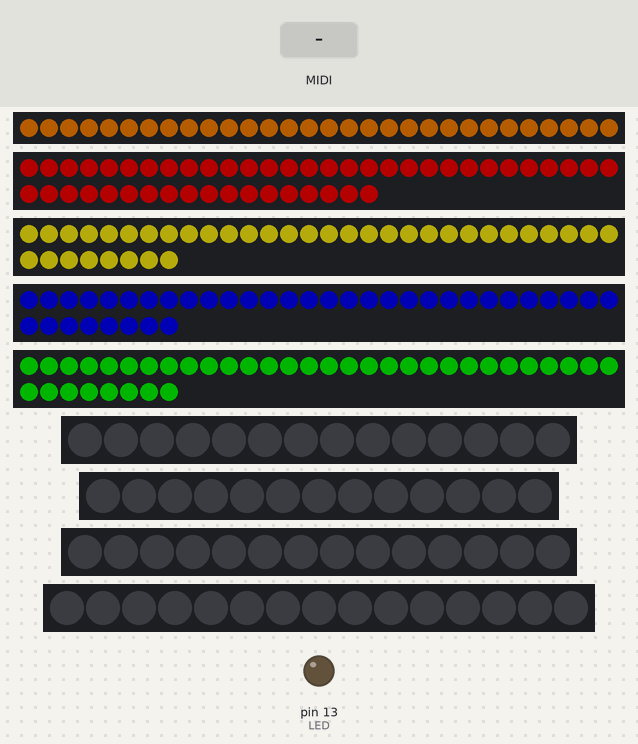
The sketch below on a simulated Arduino Uno, built with avr-gcc and run on an emulated ATmega328P. Shown: 30 RGB LEDs in strip order, left to right, 48 RGB LEDs in strip order, left to right, continuing on the next row, 3 × 38 RGB LEDs in strip order, left to right, continuing on the next row, 2 × 14 RGB LEDs in strip order, left to right, 13 RGB LEDs in strip order, left to right, 15 RGB LEDs in strip order, left to right, output pins drawn as LEDs (lit = HIGH). The inputs (shaded band) are chosen by the test bench. Dim RGB values are drawn brighter than linear; MIDI output is not drawn.

Above: at 1.3 s.
1.4 s: MIDI note 48 received
At 1.56 s:
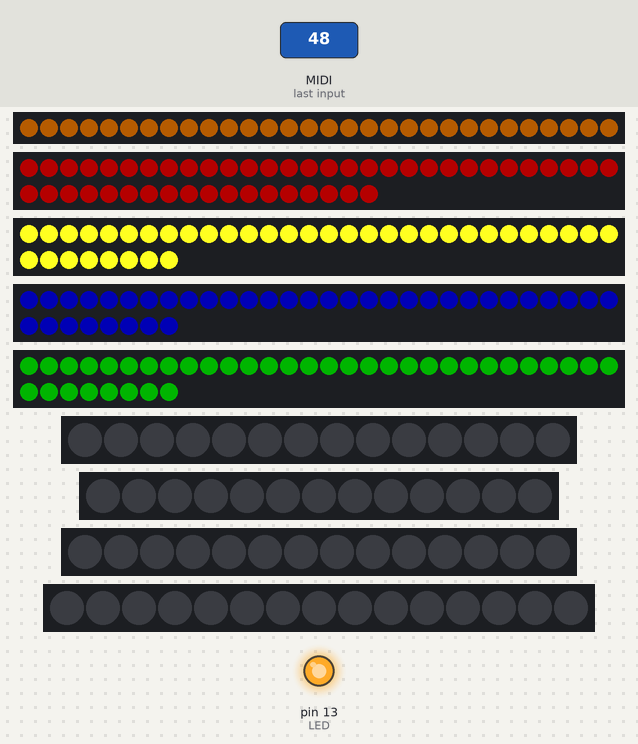
3.2 s: MIDI note 36 received
At 3.35 s:
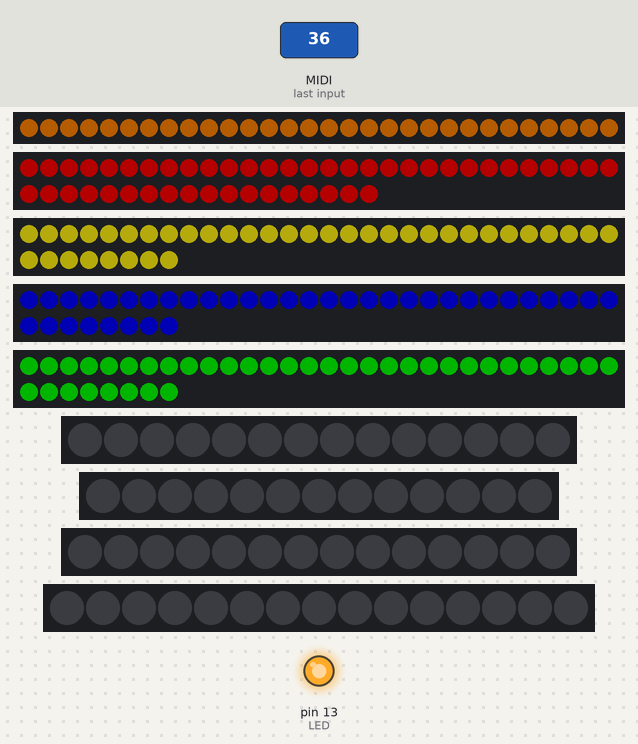
Timing chart, 0 to 6.2 s (numbered marks = the images above; inputs shaded):
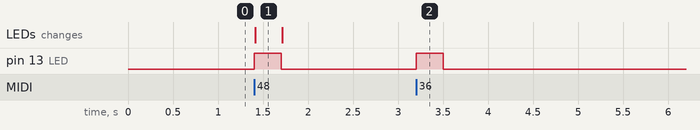

The sketch:

drumlights.ino
```cpp
#include <MIDI.h>  // Add Midi Library
#include "midi_notenums.h"
MIDI_CREATE_DEFAULT_INSTANCE();

#include "FastLED.h"

#define LED 13    // Arduino Board LED is on Pin 13
#define NUM_LEDS 38

CRGB kick_leds[NUM_LEDS_KICK];
CRGB snare_leds[NUM_LEDS_SNARE];
CRGB tom1_leds[NUM_LEDS_TOM1];
CRGB tom2_leds[NUM_LEDS_TOM2];
CRGB tom3_leds[NUM_LEDS_TOM3];
CRGB hhat_leds[NUM_LEDS_HHAT];
CRGB crash1_leds[NUM_LEDS_CRASH1];
CRGB crash2_leds[NUM_LEDS_CRASH2];
CRGB ride_leds[NUM_LEDS_RIDE];

void lightLEDs(CRGB leds[], int num_leds, int r, int g, int b) {
  for (int led=0; led<num_leds; led++) {
    leds[led].setRGB(r, g, b);
  }
  FastLED.show();
}

unsigned long t_last_action;
bool on;

void MyHandleNoteOn(byte channel, byte note, byte velocity) {
  digitalWrite(LED, HIGH);  //Turn system LED on

  t_last_action = millis();

  if (!on) {
    resetAllLEDs();
  }

  if (note == NOTENUM_KICK) {
    lightLEDs(kick_leds, NUM_LEDS_KICK, 255, 128, 32);
  }
  if (note == NOTENUM_SNARE) {
    lightLEDs(snare_leds, NUM_LEDS_SNARE, 255, 32, 32);
  }
  if (note == NOTENUM_TOM1) {
    lightLEDs(tom1_leds, NUM_LEDS_TOM1, 255, 255, 32);
  }
  if (note == NOTENUM_TOM2) {
    lightLEDs(tom2_leds, NUM_LEDS_TOM2, 32, 32, 255);
  }
  if (note == NOTENUM_TOM3) {
    lightLEDs(tom3_leds, NUM_LEDS_TOM3, 32, 255, 32);
  }
  if (note == NOTENUM_HHAT_CLOSED) {
    lightLEDs(hhat_leds, NUM_LEDS_HHAT, 255, 255, 128);
  }
  if (note == NOTENUM_HHAT_OPEN) {
    lightLEDs(hhat_leds, NUM_LEDS_HHAT, 32, 32, 255);
  }
  if (note == NOTENUM_CRASH1) {
    lightLEDs(crash1_leds, NUM_LEDS_CRASH1, 32, 255, 32);
  }
  if (note == NOTENUM_RIDE) {
    lightLEDs(ride_leds, NUM_LEDS_RIDE, 32, 32, 255);
  }
  if (note == NOTENUM_CRASH2) {
    lightLEDs(crash2_leds, NUM_LEDS_CRASH2, 32, 255, 32);
  }
}

void MyHandleNoteOff(byte channel, byte note, byte velocity) {
  digitalWrite(LED, LOW);//Turn system LED off

  if (note == NOTENUM_KICK) {
    lightLEDs(kick_leds, NUM_LEDS_KICK, 64, 32, 0);
  }
  if (note == NOTENUM_SNARE) {
    lightLEDs(snare_leds, NUM_LEDS_SNARE, 64, 0, 0);
  }
  if (note == NOTENUM_TOM1) {
    lightLEDs(tom1_leds, NUM_LEDS_TOM1, 64, 60, 4);
  }
  if (note == NOTENUM_TOM2) {
    lightLEDs(tom2_leds, NUM_LEDS_TOM2, 0, 0, 64);
  }
  if (note == NOTENUM_TOM3) {
    lightLEDs(tom3_leds, NUM_LEDS_TOM3, 0, 64, 0);
  }
  if (note == NOTENUM_HHAT_CLOSED) {
    lightLEDs(hhat_leds, NUM_LEDS_HHAT, 0, 0, 0);
  }
  if (note == NOTENUM_HHAT_OPEN) {
    lightLEDs(hhat_leds, NUM_LEDS_HHAT, 0, 0, 0);
  }
  if (note == NOTENUM_CRASH1) {
    lightLEDs(crash1_leds, NUM_LEDS_CRASH1, 0, 0, 0);
  }
  if (note == NOTENUM_RIDE) {
    lightLEDs(ride_leds, NUM_LEDS_RIDE, 0, 0, 0);
  }
  if (note == NOTENUM_CRASH2) {
    lightLEDs(crash2_leds, NUM_LEDS_CRASH2, 0, 0, 0);
  }
}

void resetAllLEDs() {
  t_last_action = millis();
  on = true;
  lightLEDs(kick_leds, NUM_LEDS_KICK, 64, 32, 0);
  lightLEDs(snare_leds, NUM_LEDS_SNARE, 64, 0, 0);
  lightLEDs(tom1_leds, NUM_LEDS_TOM1, 64, 60, 4);
  lightLEDs(tom2_leds, NUM_LEDS_TOM2, 0, 0, 64);
  lightLEDs(tom3_leds, NUM_LEDS_TOM3, 0, 64, 0);
  lightLEDs(hhat_leds, NUM_LEDS_HHAT, 0, 0, 0);
  lightLEDs(crash1_leds, NUM_LEDS_CRASH1, 0, 0, 0);
  lightLEDs(crash2_leds, NUM_LEDS_CRASH2, 0, 0, 0);
  lightLEDs(ride_leds, NUM_LEDS_RIDE, 0, 0, 0);
}

void clearAllLEDs() {
  t_last_action = millis();
  on = false;
  lightLEDs(kick_leds, NUM_LEDS_KICK, 0, 0, 0);
  lightLEDs(snare_leds, NUM_LEDS_SNARE, 0, 0, 0);
  lightLEDs(tom1_leds, NUM_LEDS_TOM1, 0, 0, 0);
  lightLEDs(tom2_leds, NUM_LEDS_TOM2, 0, 0, 0);
  lightLEDs(tom3_leds, NUM_LEDS_TOM3, 0, 0, 0);
  lightLEDs(hhat_leds, NUM_LEDS_HHAT, 0, 0, 0);
  lightLEDs(crash1_leds, NUM_LEDS_CRASH1, 0, 0, 0);
  lightLEDs(crash2_leds, NUM_LEDS_CRASH2, 0, 0, 0);
  lightLEDs(ride_leds, NUM_LEDS_RIDE, 0, 0, 0);
}

void setup() {
  Serial.begin(115200);

  pinMode (LED, OUTPUT); // Set Arduino board pin 13 to output

  MIDI.setHandleNoteOn(MyHandleNoteOn);
  MIDI.setHandleNoteOff(MyHandleNoteOff);

  MIDI.begin(MIDI_CHANNEL_OMNI); // Initialize the Midi Library.

  FastLED.addLeds<NEOPIXEL, 2>(kick_leds, NUM_LEDS_KICK);
  FastLED.addLeds<NEOPIXEL, 3>(snare_leds, NUM_LEDS_SNARE);
  FastLED.addLeds<NEOPIXEL, 4>(tom1_leds, NUM_LEDS_TOM1);
  FastLED.addLeds<NEOPIXEL, 5>(tom2_leds, NUM_LEDS_TOM2);
  FastLED.addLeds<NEOPIXEL, 6>(tom3_leds, NUM_LEDS_TOM3);
  FastLED.addLeds<NEOPIXEL, 7>(hhat_leds, NUM_LEDS_HHAT);
  FastLED.addLeds<NEOPIXEL, 8>(crash1_leds, NUM_LEDS_CRASH1);
  FastLED.addLeds<NEOPIXEL, 9>(crash2_leds, NUM_LEDS_CRASH2);
  FastLED.addLeds<NEOPIXEL, 10>(ride_leds, NUM_LEDS_RIDE);

  resetAllLEDs();
}

void loop() { // Main loop
  MIDI.read(); // Continually check what Midi Commands have been received.
  if ((millis() - t_last_action) > 300000) {
    clearAllLEDs();
  }
}
```

midi_notenums.h
```cpp
#define NOTENUM_KICK 33
#define NOTENUM_SNARE 38
#define NOTENUM_TOM1 48
#define NOTENUM_TOM2 45
#define NOTENUM_TOM3 41
#define NOTENUM_HHAT_OPEN 51
#define NOTENUM_HHAT_CLOSED 22
#define NOTENUM_CRASH1 49
#define NOTENUM_RIDE 51
#define NOTENUM_CRASH2 49

// drum led count
#define NUM_LEDS_KICK 30
#define NUM_LEDS_SNARE 48
#define NUM_LEDS_TOM1 38
#define NUM_LEDS_TOM2 38
#define NUM_LEDS_TOM3 38
#define NUM_LEDS_HHAT 14
#define NUM_LEDS_CRASH1 13
#define NUM_LEDS_CRASH2 14
#define NUM_LEDS_RIDE 15
```

Measured:
- after the input at 1.4 s, pin 13 (LED): LOW → HIGH at once, → LOW 0.30 s later; the LEDs: change at once (image 1)
- after the input at 3.2 s, pin 13 (LED): LOW → HIGH at once, → LOW 0.30 s later
